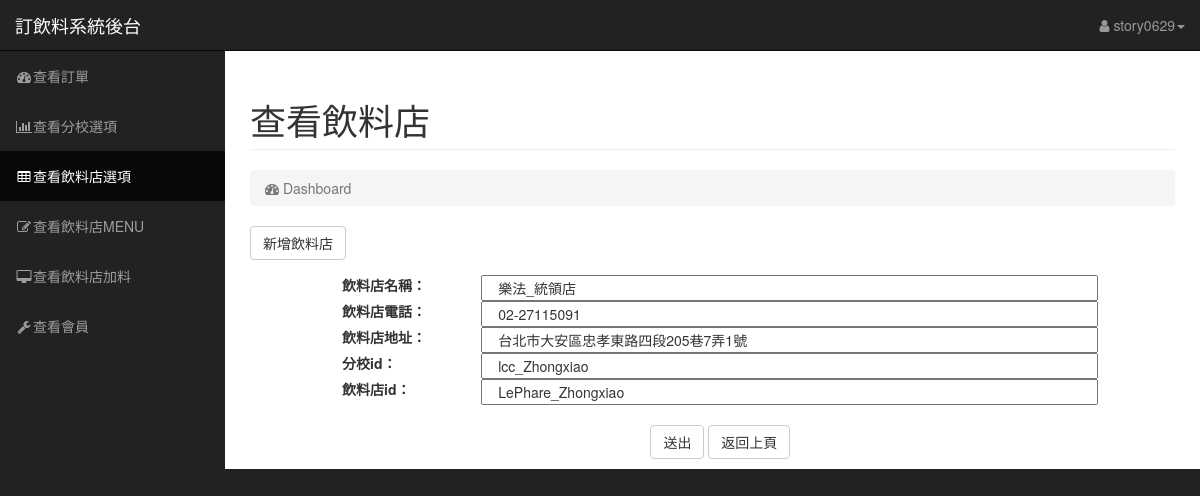
The app's page /backend/shop_modify.php?pid=1 (signed in) with its own data.
### tables this page shows
CREATE TABLE `shop` (
  `pid` int(100) UNSIGNED NOT NULL,
  `shop` varchar(100) NOT NULL,
  `tel` varchar(100) NOT NULL,
  `address` varchar(100) NOT NULL,
  `scode` varchar(100) NOT NULL,
  `pcode` varchar(100) NOT NULL
);

### backend/shop_modify.php (the view, shortened to what this page needs)
<?php
    $pid = $_GET["pid"];
    $sql = "SELECT * FROM `shop` WHERE pid='$pid'";
    $result = mysql_query($sql);
    $row = mysql_fetch_assoc($result);
 ?>
<!DOCTYPE html>
<html lang="en">
<head>
    <link href="../css/bootstrap.min.css" rel="stylesheet">
    <link href="../css/sb-admin.css" rel="stylesheet">
    <link href="../css/plugins/morris.css" rel="stylesheet">
    <link href="https://cdnjs.cloudflare.com/ajax/libs/font-awesome/4.7.0/css/font-awesome.min.css" rel="stylesheet">
</head>
<body>
    <div id="wrapper">
        <nav class="navbar navbar-inverse navbar-fixed-top" role="navigation">
            <div class="navbar-header">
                <a class="navbar-brand" href="index.php">訂飲料系統後台</a>
            </div>
            <ul class="nav navbar-right top-nav">
                <li class="dropdown">
                    <a href="#" class="dropdown-toggle" data-toggle="dropdown"><i class="fa fa-user"></i>&nbsp;<?php echo $_SESSION["USER"]; ?><b class="caret"></b></a>
                </li>
            </ul>
            <div class="collapse navbar-collapse navbar-ex1-collapse">
                <ul class="nav navbar-nav side-nav">
                    <li>
                        <a href="index.php"><i class="fa fa-fw fa-dashboard"></i>查看訂單</a>
                    </li>
                    <li>
                        <a href="scholl.php"><i class="fa fa-fw fa-bar-chart-o"></i>查看分校選項</a>
                    </li>
                    <li class="active">
                        <a href="shop.php"><i class="fa fa-fw fa-table"></i>查看飲料店選項</a>
                    </li>
                    <li>
                        <a href="menu.php"><i class="fa fa-fw fa-edit"></i>查看飲料店MENU</a>
                    </li>
                    <li>
                        <a href="goods.php"><i class="fa fa-fw fa-desktop"></i>查看飲料店加料</a>
                    </li>
                    <li>
                        <a href="member.php"><i class="fa fa-fw fa-wrench"></i>查看會員</a>
                    </li>
                </ul>
            </div>
        </nav>
        <div id="page-wrapper">
            <div class="container-fluid">
                <div class="row">
                    <div class="col-lg-12">
                        <h1 class="page-header">
                            查看飲料店<small></small>
                        </h1>
                        <ol class="breadcrumb">
                            <li class="active">
                                <i class="fa fa-dashboard"></i> Dashboard
                            </li>
                        </ol>
                        <a href="shop_add.php" class="btn btn-default">新增飲料店</a>
                    </div>
                </div>
                    <form action="shop_modify_ok.php" class="myForm" method="post">
                        <div class="form-group"><label class="col-md-2 col-md-offset-1 col-sm-3 col-xs-4">飲料店名稱：</label><input type="text" name="shop" class="col-md-8 col-sm-8 col-xs-8" value="<?php echo $row["shop"] ?>"></div>
                        <div class="form-group"><label class="col-md-2 col-md-offset-1 col-sm-3 col-xs-4">飲料店電話：</label><input type="text" name="tel" class="col-md-8 col-sm-8 col-xs-8" value="<?php echo $row["tel"] ?>"></div>
                        <div class="form-group"><label class="col-md-2 col-md-offset-1 col-sm-3 col-xs-4">飲料店地址：</label><input type="text" name="address" class="col-md-8 col-sm-8 col-xs-8" value="<?php echo $row["address"] ?>"></div>
                        <div class="form-group"><label class="col-md-2 col-md-offset-1 col-sm-3 col-xs-4">分校id：</label><input type="text" name="scode" class="col-md-8 col-sm-8 col-xs-8" value="<?php echo $row["scode"] ?>"></div>
                        <div class="form-group"><label class="col-md-2 col-md-offset-1 col-sm-3 col-xs-4">飲料店id：</label><input type="text" name="pcode" class="col-md-8 col-sm-8 col-xs-8" value="<?php echo $row["pcode"] ?>"></div>
                        <div class="col-md-6 col-md-offset-5">
                            <br>
                            <input type="submit" value="送出" class="btn btn-default">
                            <input type="button" value="返回上頁" onclick="history.back()" class="btn btn-default">
                        </div>
                    </form>
            </div>
        </div>
    </div>
</body>
</html>

### css/sb-admin.css (style rules this page uses)
body { margin-top: 100px; background-color: #222; }
@media (min-width:768px) { body { margin-top: 50px; } }
#wrapper { padding-left: 0; }
#page-wrapper { width: 100%; padding: 0; background-color: #fff; }
@media (min-width:768px) { #wrapper { padding-left: 225px; } }
@media (min-width:768px) { #page-wrapper { padding: 10px; } }
.top-nav { padding: 0 15px; }
.top-nav>li { display: inline-block; float: left; }
.top-nav>li>a { padding-top: 15px; padding-bottom: 15px; line-height: 20px; color: #999; }
@media (min-width:768px) { .side-nav { position: fixed; top: 51px; left: 225px; width: 225px; margin-left: -225px; border: none; border-radius: 0; overflow-y: auto; background-color: #222; bottom: 0; overflow-x: hidden; padding-bottom: 40px; } }
@media (min-width:768px) { .side-nav>li>a { width: 225px; } }

### records on screen
shop: shop "樂法_統領店", tel "02-27115091", address "台北市大安區忠孝東路四段205巷7弄1號", scode "lcc_Zhongxiao", pcode "LePhare_Zhongxiao"

### other values on screen
$_SESSION["USER"] "story0629"
